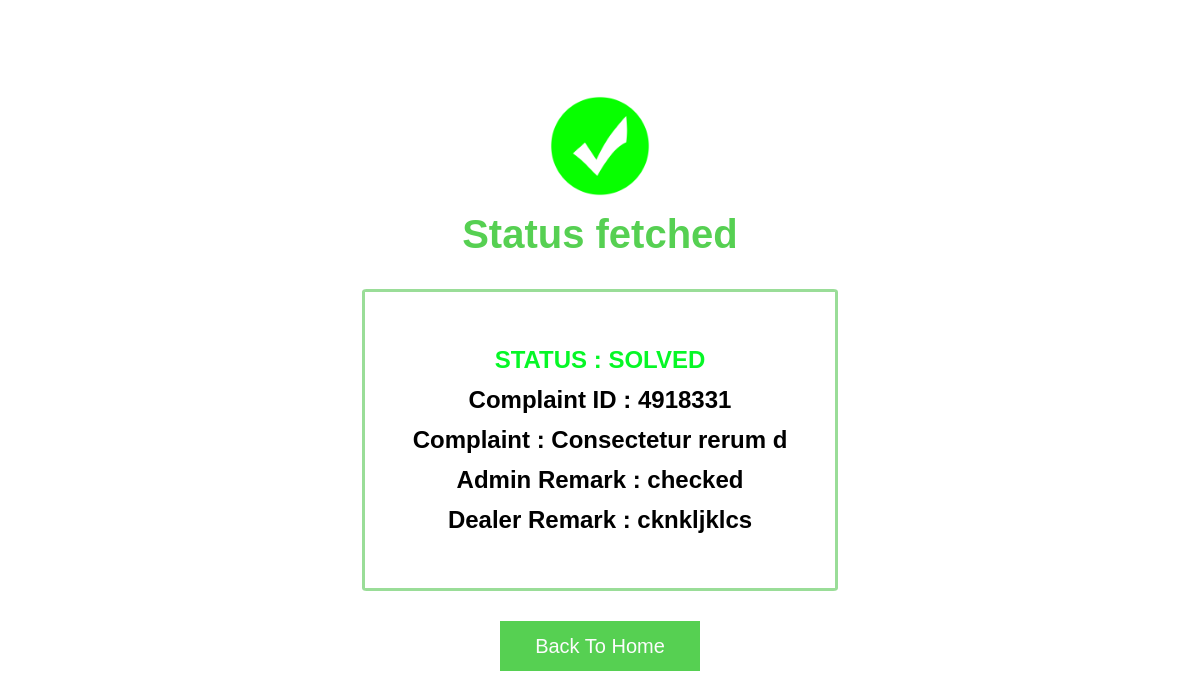
/s_page.php?cid=4918331, run on the app's committed database.
### tables this page shows
CREATE TABLE `complaints` (
  `id` int(10) UNSIGNED NOT NULL,
  `div_id` varchar(100) NOT NULL,
  `sec_id` varchar(100) NOT NULL,
  `user_id` varchar(100) NOT NULL,
  `c_description` varchar(255) NOT NULL,
  `unique_id` int(100) NOT NULL,
  `name` varchar(255) NOT NULL,
  `email` varchar(255) NOT NULL,
  `phone` varchar(50) NOT NULL,
  `dealer_id` int(100) NOT NULL,
  `c_status` varchar(50) NOT NULL,
  `d_status` varchar(50) NOT NULL,
  `d_review` varchar(255) NOT NULL,
  `a_review` varchar(255) NOT NULL
);

### s_page.php (the view, shortened to what this page needs)
<?php
require_once('./config/dbconnect.php');
if (isset($_GET['cid'])) {
    $cid = $_GET['cid'];
    $sql = "SELECT * FROM complaints WHERE unique_id='$cid'";
    $res = mysqli_query($conn, $sql);
    if ($res == true) {
        $rows = mysqli_fetch_array($res);
        $a_review = $rows['a_review'];
        $d_review = $rows['d_review'];
        $c_description = $rows['c_description'];
        if ($rows['c_status'] == 'pending' && $rows['d_status'] == '') {
            $status = '<div class="suck1">STATUS : INQUEUE</div>';
        } elseif ($rows['c_status'] == 'fowarded' && $rows['d_status'] == 'assigned') {
            $status = '<div class="suck">STATUS : INPROGRESS</div>';
        } elseif ($rows['c_status'] == 'solved' && $rows['d_status'] == 'under review') {
            $status = '<div class="suck">STATUS : UNDER REVIEW</div>';
        } elseif ($rows['c_status'] == 'solved' && $rows['d_status'] == 'solved') {
            $status = '<div class="suck2">STATUS : SOLVED</div>';
        } else {
            $status = '<div class="suck1">ERROR!</div> ';
        }
    } else {
        header('location:' . SITEURL . 'err.php');
    }
}
?>
<!DOCTYPE html>
<html lang="en">
<head>
    <link rel="stylesheet" href="./assets/css/admin.css">
</head>
<body>
    <div style="display: grid; place-items: center;">
        <img style="margin-top: 6rem;height: 100px;" src="./assets/imgs/chk-sts.png">
        <h1 style="margin-top: 1rem; font-size: 2.5rem; color: #56d052;">Status fetched </h1>
        <div style="margin-top: 2rem; display:flex;flex-direction:column;text-align:center; line-height: 2.5rem; border: 3px solid #4cc2488f; padding: 3rem; border-radius: 1%; ">
            <h2><?php echo $status; ?></h2>
            <h2>Complaint ID : <?= $cid ?></h2>
            <h2>Complaint : <?= $c_description ?></h2>
            <?php
                if($status=='<div class="suck1">STATUS : INQUEUE</div>'){
                    echo "<h3>Dealer Not Assigned</h3>";
                }
                elseif( $status=='<div class="suck">STATUS : INPROGRESS</div>'){
                    ?>
                    <h2>Admin Remark : <?= $a_review ?> </h2>
                    <?php
                }
                else{
                    ?>
                    <h2>Admin Remark : <?= $a_review ?> </h2>
                    <h2>Dealer Remark : <?= $d_review ?> </h2>
                    <?php
                }
            ?>
        </div>
        <a href="<?php echo SITEURL; ?>"><button style="margin-top: 15%; width: 200px; height: 50px; background-color: #56d052; font-size: 20px; color: #FCFCFC; border: none; cursor: pointer;">Back
                To Home</button></a>
    </div>
</body>
</html>

### assets/css/admin.css (style rules this page uses)
* { margin: 0; padding: 0; font-family: Arial, Helvetica, sans-serif; }
.suck2 { color: rgb(6, 247, 38); font-weight: 700; }

### data on the page
complaints: c_description "Consectetur rerum d", a_review "checked", d_review "cknkljklcs"

### other printed values
$cid "4918331"
